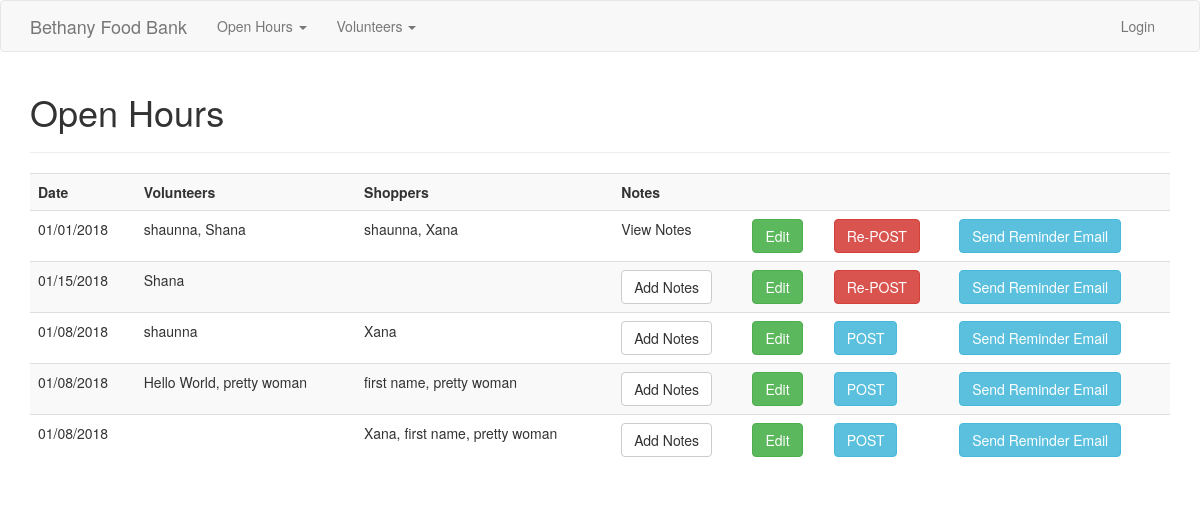
Screenshot of /openhours/ with the database file from the repository.
### app/models.py (models this page shows, shortened)
class Openhour(db.Model):
    id = db.Column(db.Integer(), primary_key=True)
    date = db.Column(db.DateTime(), unique=True)
    posted = db.Column(db.Boolean)
    volunteers = db.relationship('Volunteer', secondary=openhour_volunteers, backref='openhourvols', lazy='dynamic')
    shoppers = db.relationship('Volunteer', secondary=openhour_shoppers, backref='openhourshoppers', lazy='dynamic' )
    notes = db.relationship('Note', backref='openhournotes', lazy=True)

class Volunteer(db.Model):
    id = db.Column(db.Integer(), primary_key=True)
    name = db.Column(db.String(100), unique=True)
    role = db.Column(db.String(50))
    email = db.Column(db.String(255), nullable=False)
    active = db.Column(db.Boolean)
    openhours = db.relationship('Openhour', secondary=openhour_volunteers, backref='ohvolunteers', lazy='subquery')
    openhour_shoppers = db.relationship('Openhour', secondary=openhour_shoppers, backref='ohshoppers', lazy='subquery')
    notes = db.relationship('Note', backref='openhour', lazy=True)

### app/openhours/views.py (the view)
@openhours_blueprint.route('/')
def index():
    openhours = Openhour.query.all()
    if openhours:
        return render_template('openhours.html', openhours=openhours)
    else:
        msg = 'No Open Hours Found'
        return render_template('openhours.html', msg=msg)

### app/openhours/templates/openhours.html
{% extends 'layout.html' %}
{% block body %}
  <h1>Open Hours</h1>
  <hr>
  <table class="table table-striped">
    <tr>
      <th>Date</th>
      <th>Volunteers</th>
      <th>Shoppers</th>
      <th>Notes</th>
      <th></th>
      <th></th>
      <th></th>
    </tr>
    {% for openhour in openhours %}
      <tr>
        <td>{{ openhour.date.strftime('%m/%d/%Y') }}</td>
        <td>
          {% for volunteer in openhour.volunteers %}
            <span> {{volunteer.name}}{{ "," if not loop.last }}</span>
          {% endfor %}
        </td>
        <td>
          {% for shopper in openhour.shoppers %}
            <span>{{shopper.name}}{{ "," if not loop.last }}</span>
          {% endfor %}
        </td>
        {% if openhour.notes %}
          <td><ahref="{{openhour.id}}/notes">View Notes</a></td>
        {% else %}
          <td><a class="btn btn-default" href="{{openhour.id}}/notes/new">Add Notes</a></td>
        {% endif %}
        <td><a class="btn btn-success" href="{{openhour.id}}/edit">Edit</a></td>
        {% if openhour.posted == False %}
          <td><a class="btn btn-info" href="{{openhour.id}}/post">POST</a></td>
        {% else %}
          <td><a class="btn btn-danger" href="{{openhour.id}}/post">Re-POST</a></td>
        {% endif %}
        <td><a class="btn btn-info" href="{{openhour.id}}/reminder_email">Send Reminder Email</a></td>
      </tr>
    {% endfor %}
  </table>
{% endblock %}

### rows the page displays
Openhour: date "01/01/2018"
Volunteer: name "shaunna", last ","
Volunteer: name "Shana"
Volunteer: name "Xana", last ","
Openhour: date "01/15/2018"
Openhour: date "01/08/2018"
Openhour: date "01/08/2018"
Volunteer: name "Hello World", last ","
Volunteer: name "pretty woman"
Volunteer: name "first name", last ","
Openhour: date "01/08/2018"
